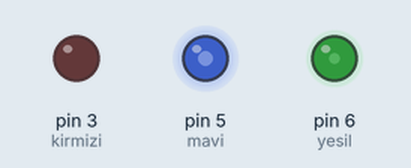
This sketch was run on a simulated Arduino Uno, built with avr-gcc and run on an emulated ATmega328P. On the bench: output pins drawn as LEDs (lit = HIGH). Random numbers use the default seed unless the sketch sets one.

Above: at 0.1 s.
At 5.1 s:
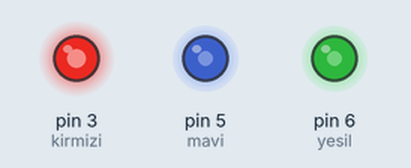
At 9.6 s:
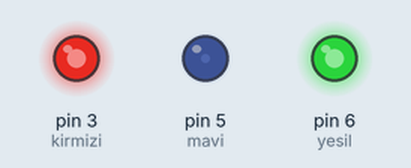
At 19.6 s:
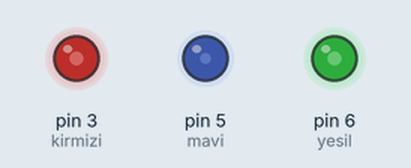
At 29.1 s:
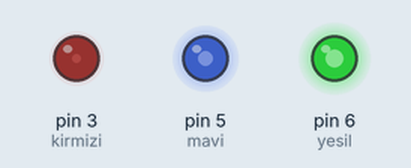
At 39.1 s:
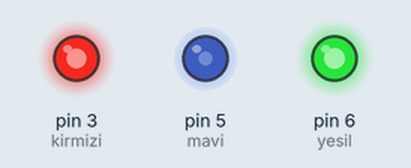
Timing chart, 0 to 40.0 s (numbered marks = the images above):
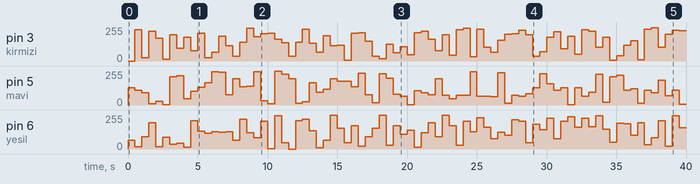

The sketch:

sketch_mar11a.ino
```cpp
int kirmizi = 3;
  int yesil = 6;
  int mavi = 5;


void setup() {

  pinMode(kirmizi, OUTPUT);
  pinMode(yesil, OUTPUT);
  pinMode(mavi, OUTPUT);
  randomSeed(analogRead(0)); // Rastgele sayı üreteci için başlangıç
}

void loop() {
  // Rastgele RGB değerleri (0-255 arasında)
  int kirmiziValue = random(0, 256);
  int yesilValue = random(0, 256);
  int maviValue = random(0, 256);

  // LED'e renk değerlerini gönder
  analogWrite(kirmizi, kirmiziValue);
  analogWrite(yesil, yesilValue);
  analogWrite(mavi, maviValue);

  // 500 ms bekle
  delay(500);
}
```

Measured:
- by itself, pin 5 (mavi): 0/255 → 130/255 at 0.00 s, → 112/255 0.50 s later, → 91/255 0.50 s later, → 9/255 0.50 s later, … (80 changes in this stretch)
- by itself, pin 6 (yesil): 0/255 → 67/255 at 0.00 s, → 16/255 0.50 s later, → 91/255 0.50 s later, → 196/255 0.50 s later, … (80 changes in this stretch)
